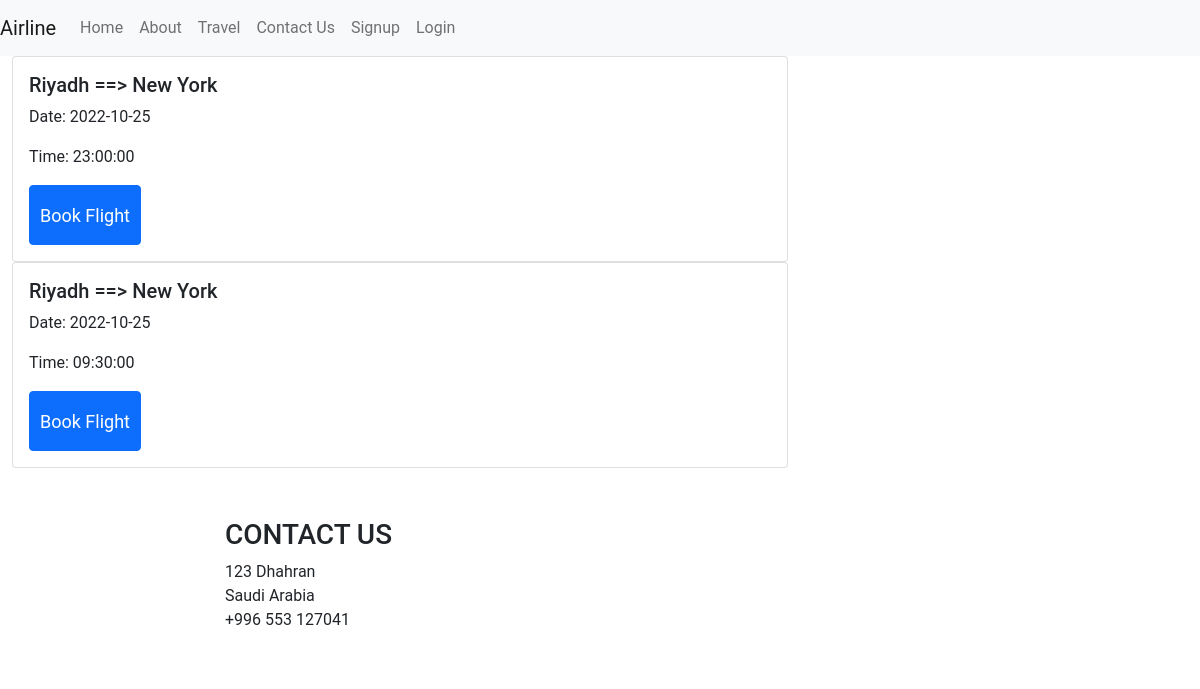
/php/search.php?Destination=Riyadh, run on an earlier commit of the app's database.
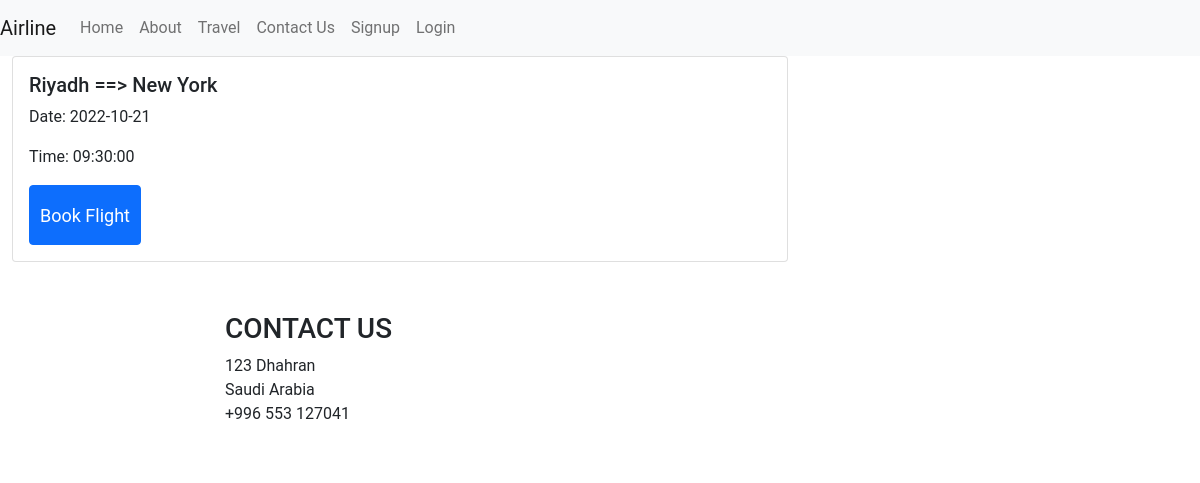
And on a later commit of the database.
### tables this page shows
CREATE TABLE `flight` (
  `Flight_NO` int(15) NOT NULL,
  `Date` date NOT NULL,
  `Time` char(10) NOT NULL,
  `Destination` varchar(10) NOT NULL,
  `Departure` varchar(10) NOT NULL,
  `Plane_NO` int(15) NOT NULL
);

### php/database.php (called while the page is built, shortened)
<?php
class Database{
    private $connection;
    public function __construct() {
        $host = "localhost";
        $user = "root";
        $password = "";
        $database = "airline";
        $this->connection = new mysqli($host, $user, $password, $database);
    }
    private function execQurey($sql_query, $query_type){
        if($query_type === "GET"){
            $query_result = mysqli_query($this->connection, $sql_query);
            if($query_result){
                return mysqli_fetch_all($query_result, MYSQLI_ASSOC);
            }
            else{
                return mysqli_error($this->connection);
            }
        }
    }
    public function getFlights($date, $destination, $departure){
        $conditions = array();
        if(!empty($destination)) { $conditions[] = "Destination = '$destination'"; }
        $where = implode(' AND ', $conditions);
        $sql = "SELECT Flight_NO, Destination, Departure, Date, Time FROM FLIGHT
                WHERE " . $where;
        return $this->execQurey($sql, "GET");
    }
}
?>

### php/search.php (the view, shortened to what this page needs)
<?php
require("database.php");
$db = new Database();
include_once("header.php");
if(isset($_GET)){
    $destination = $_GET["Destination"];
    $departure = $_GET["Departure"];
    $date = $_GET["Date"];
    $query_flights_result = $db->getFlights($date, $destination, $departure);
}
?>
    <div class="container-fluid !direction !spacing">
        <?php foreach($query_flights_result as $table_row): ?>
        <div class="row ${1| ,row-cols-2,row-cols-3, auto,justify-content-md-center,|}">
            <div class="col-8  ">
                <div class="card">
                    <div class="card-body">
                        <form name="flight-<?php echo($table_row["Flight_NO"]); ?>"action="booking/booking_page.php" method="Get">
                            <h5 class="card-title"><?php echo($table_row["Destination"]);?> ==> <?php echo($table_row["Departure"]);?></h5>
                            <p class="card-text">Date: <?php echo($table_row["Date"]);?>
                            </p>
                            <p class="card-text">Time: <?php echo($table_row["Time"]);?>
                            </p>
                            <input type="submit" value="Book Flight" class="btn btn-primary">
                        </form>
                    </div>
                </div>
            </div>
        </div>
        <?php endforeach; ?>
    </div>
<?php include_once("footer.php"); ?>

### php/header.php (shortened to what this page needs)
<!DOCTYPE html>
<html lang="en">
<head>
    <link href="https://cdn.jsdelivr.net/npm/bootstrap@5.1.3/dist/css/bootstrap.min.css" rel="stylesheet"
>
    <link rel="stylesheet" href="style.css">
</head>
<body class="main-layout">
    <header>
        <nav class="navbar navbar-expand-lg navbar-light bg-light">
            <a class="navbar-brand" href="index.php">Airline</a>
            <div class="collapse navbar-collapse" id="navbarNavDropdown">
                <ul class="navbar-nav">
                    <li class="nav-item active">
                        <a class="nav-link" href="index.php">Home </a>
                    </li>
                    <li class="nav-item">
                        <a class="nav-link" href="#about">About</a>
                    </li>
                    <li class="nav-item">
                        <a class="nav-link" href="#travel">Travel</a>
                    </li>
                    <li class="nav-item">
                        <a class="nav-link" href="#contact">Contact Us</a>
                    </li>
                    <li class="nav-item"><a class="nav-link" href="signup.php">Signup</a> </li>
                    <li class="nav-item"><a class="nav-link" href="login.php">Login</a></li>
                </ul>
            </div>
        </nav>
    </header>

### php/footer.php
<footer>
         <div id="contact" class="footer">
            <div class="container">
               <div class="row pdn-top-30">
                  <div class="col-xl-3 col-lg-3 col-md-6 col-sm-12">
                     <div class="Follow">
                        <h3>CONTACT US</h3>
                        <span>123 Dhahran <br>
                        Saudi Arabia<br>
                        +996 553 127041</span>
                     </div>
                  </div>
                        </div>
                     </div>
                  </div>
</footer>

### style.css (style rules this page uses)
* { margin: 0; padding: 0; box-sizing: border-box; font-family: 'Roboto', sans-serif; }
body { background: url("images/background.jpeg"); background-position: center; background-size: cover; }
.container { background-color: white; margin: 20px auto; padding: 30px 25px; max-width: 800px }
::placeholder { font-size: 18px; color: #ddd }
.btn.btn-primary { height: 60px; font-size: 18px; padding: 10px; }

What changed in the data, as far as the page shows it:
removed flight: Destination "Riyadh", Departure "New York", Date "2022-10-25", Time "23:00:00"
changed flight "Riyadh": Date "2022-10-25" → "2022-10-21"
